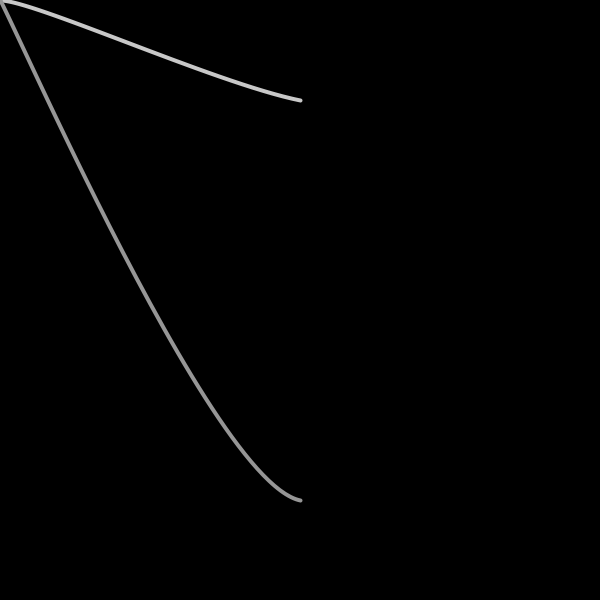
Frame 1 (no input)
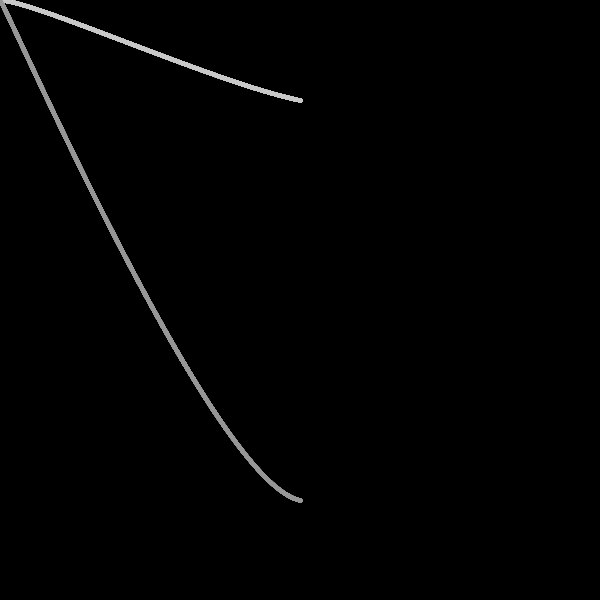
Frame 60 (the mouse pressed at the canvas centre just before this capture)
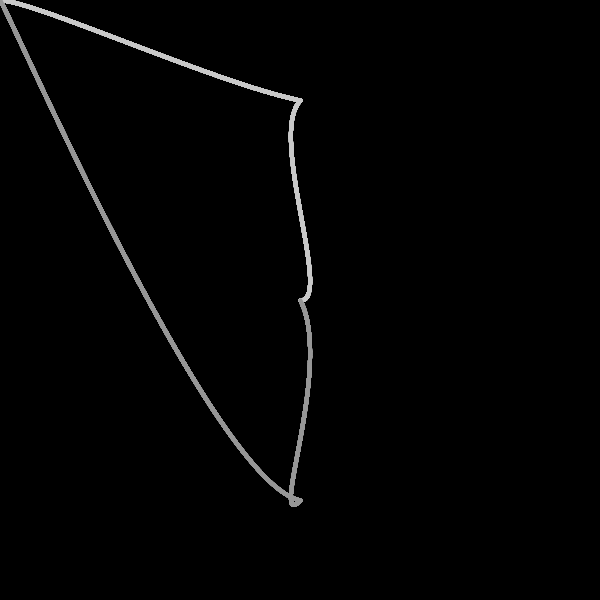
Frame 120 (the mouse held since frame 60 and released just before this capture)

The Processing sketch that drew these frames (run headless with seeded random() and noise(); from frame 60 on, the mouse is pressed at the canvas centre):

// Processing sketch: processing_175538
// ── processing_175538.pde



void setup(){
  size(600, 600);
  smooth();
  frameRate(10);
  background(0);
}

void draw(){
  noFill();
  strokeWeight(4);
  stroke(200);
  curve(100, 100, mouseY, mouseX, 300, 100, 500, 100);
  stroke(150);
  curve(100, 100, mouseY, mouseX, 300, 500, 500, 100);
}
